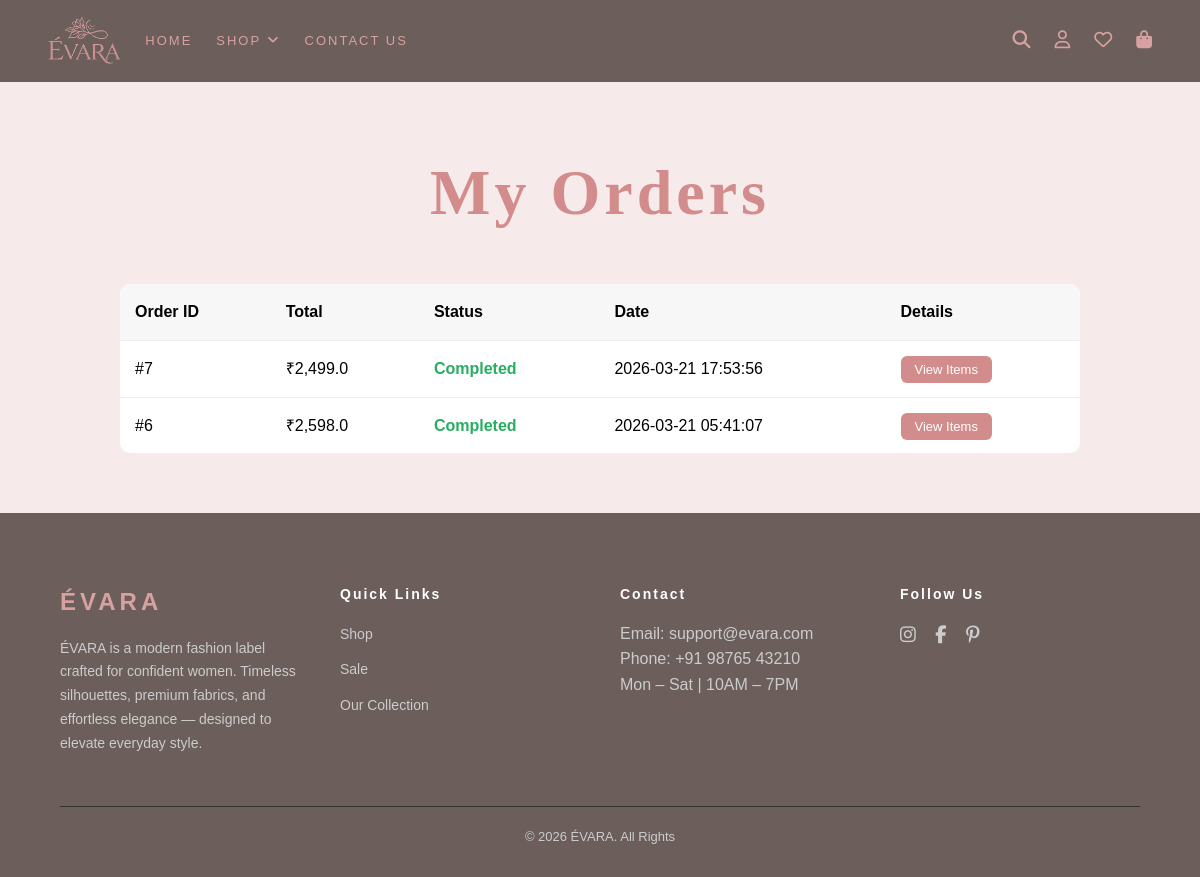
/orders (signed in), run on an earlier commit of the app's database.
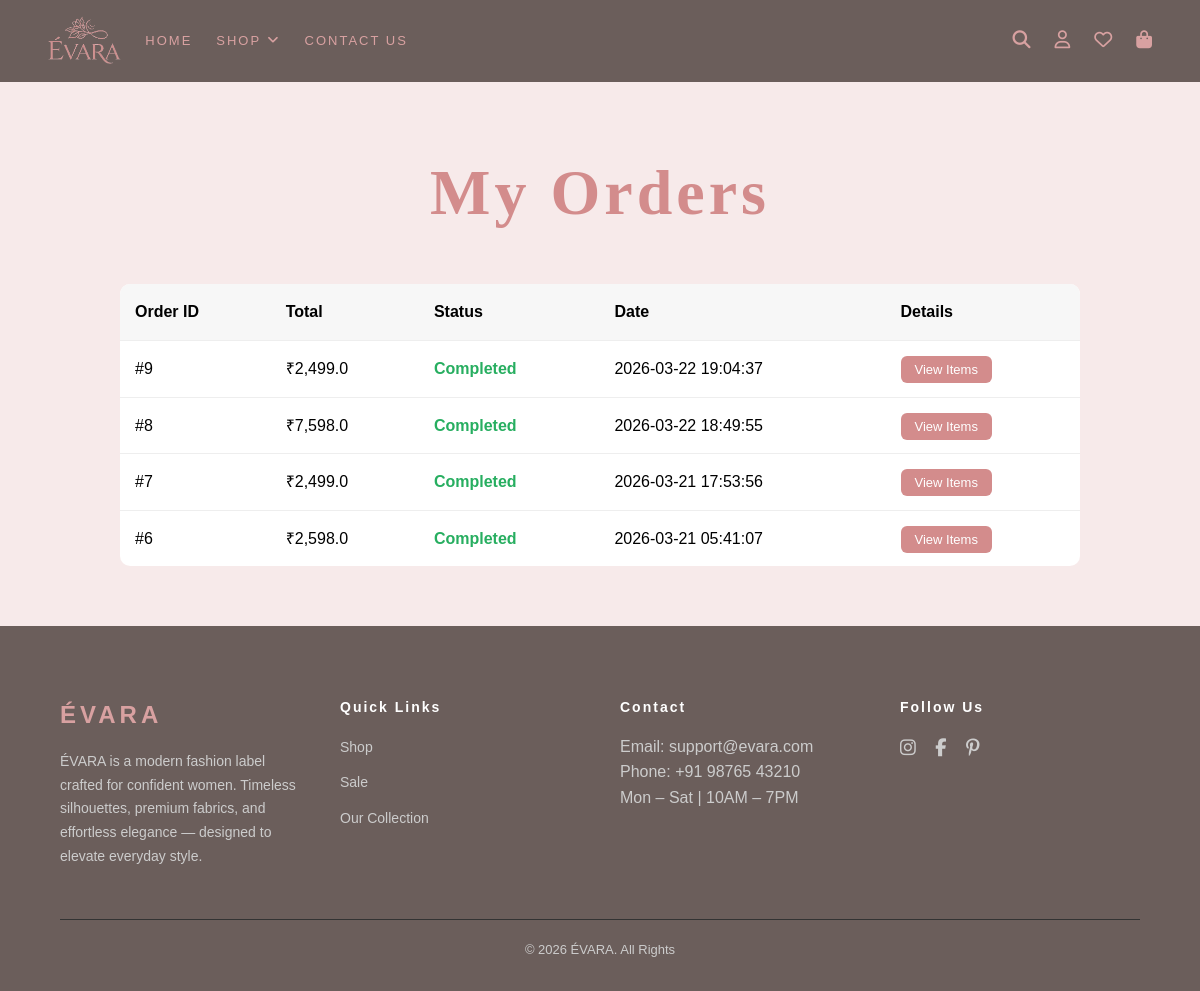
And on a later commit of the database.
### tables this page shows
CREATE TABLE orders (    id INTEGER PRIMARY KEY AUTOINCREMENT,    user_id INTEGER NOT NULL,    address_id INTEGER NOT NULL,    total_amount REAL NOT NULL,    created_at TIMESTAMP DEFAULT CURRENT_TIMESTAMP, status TEXT DEFAULT 'Completed',    FOREIGN KEY(user_id) REFERENCES "user"(id),    FOREIGN KEY(address_id) REFERENCES addresses(id));

### app.py (the view)
@app.route("/orders")
def orders():
    if "user_id" not in session:
        return redirect("/login")
    with get_db_connection() as conn:
        orders = conn.execute("SELECT * FROM orders WHERE user_id=? ORDER BY id DESC",(session["user_id"],)).fetchall()
    return render_template("orders.html", orders=orders)

### app.py (called while the page is built)
def get_db_connection():
    conn = sqlite3.connect("app.db")
    conn.row_factory = sqlite3.Row
    return conn

### helpers.py (called while the page is built)
def rs(value):
    return f"₹{value:,}"

### templates/orders.html (shortened to what this page needs)
{% extends "layout.html" %}
{% block content %}
<div class="orders-container">
<h1 class="orders-title">My Orders</h1>
{% if orders %}
<table class="orders-table">
<thead>
    <tr>
        <th>Order ID</th>
        <th>Total</th>
        <th>Status</th>
        <th>Date</th>
        <th>Details</th>
    </tr>
</thead>
<tbody>
{% for order in orders %}
    <tr>
        <td data-label="Order ID">#{{ order['id'] }}</td>
        <td data-label="Total">{{ rs(order['total_amount']) }}</td>
        <td data-label="Status" class="status">{{ order['status'] }}</td>
        <td data-label="Date">{{ order['created_at'] }}</td>
        <td data-label="Details">
            <a href="{{ url_for('order_detail', order_id=order['id']) }}" class="view-order-btn">
                View Items
            </a>
        </td>
    </tr>
{% endfor %}
</tbody>
</table>
{% else %}
<div class="no-orders">
    <p>You have not placed any orders yet.</p>
    <a href="{{ url_for('shop') }}">Start Shopping</a>
</div>
{% endif %}
</div>
{% endblock %}

### templates/layout.html (shortened to what this page needs)
<!DOCTYPE html>
<html lang="en">
    <head>
        <link rel="stylesheet" href="https://cdnjs.cloudflare.com/ajax/libs/font-awesome/6.5.0/css/all.min.css">
        <link rel="stylesheet" href="{{ url_for('static', filename='style.css') }}">
    </head>
    <body>
        <header class="header">
            <nav class="header-nav">
                <div class="nav-left">
                    <div class="header-logo">
                        <img src="{{ url_for('static', filename='images/logo.png') }}">
                    </div>
                </div>
                <div class="header-links" id="headerLinks">
                    <a href="{{ url_for('home') }}">HOME</a>
                    <div class="nav-dropdown">
                        <a href="{{ url_for('shop') }}" class="nav-link">SHOP <i class="fa-solid fa-angle-down"></i></a>
                    </div>
                    <a href="#footer">CONTACT US</a>
                </div>
                <div class="header-icons">
                    <label class="header-search-icon">
                        <i class="fa-solid fa-magnifying-glass header-search-icon"></i>
                    </label>
                    <a href="{{ url_for('dashboard') }}"><i class="fa-regular fa-user" id="userIcon"></i></a>
                    <a href="{{ url_for('wishlist') }}"><i class="fa-regular fa-heart" id="wishlistIcon"></i></a>
                    <a href="{{ url_for('cart') }}"><i class="fa-solid fa-bag-shopping" id="cartIcon"></i></a>
                </div>
            </nav>
        </header>
        <main>
            {% block content %}
            {% endblock %}
        </main>
        <footer id="footer">
            <div class="footer-container">
                <div class="footer-col">
                    <h2 class="footer-logo">ÉVARA</h2>
                    <p class="footer-about">
                        ÉVARA is a modern fashion label crafted for confident women.
                        Timeless silhouettes, premium fabrics, and effortless elegance —
                        designed to elevate everyday style.
                    </p>
                </div>
                <div class="footer-col">
                    <h4>Quick Links</h4>
                    <ul>
                        <li><a href="{{ url_for('shop') }}">Shop</a></li>
                        <li><a href="#sale">Sale</a></li>
                        <li><a href="#collection">Our Collection</a></li>
                    </ul>
                </div>
                <div class="footer-col">
                    <h4>Contact</h4>
                    <p>Email: support@evara.com</p>
                    <p>Phone: +91 98765 43210</p>
                    <p>Mon – Sat | 10AM – 7PM</p>
                    </div>
                    <div class="footer-col">
                    <h4>Follow Us</h4>
                    <div class="footer-socials">
                        <a href="#"><i class="fa-brands fa-instagram"></i></a>
                        <a href="#"><i class="fa-brands fa-facebook-f"></i></a>
                        <a href="#"><i class="fa-brands fa-pinterest-p"></i></a>
                    </div>
                </div>
            </div>
            <div class="footer-bottom">
                <p>© 2026 ÉVARA. All Rights</p>
            </div>
        </footer>
    </body>
</html>

### static/style.css (style rules this page uses)
* { margin: 0; padding: 0; box-sizing: border-box; }
body { background-color: #f7eaea; font-family: Arial, sans-serif; line-height: 1.6; width: 100%; overflow-x: hidden; }
main { position: relative; z-index: 1; }
.header { background: #6b5e5b; padding: 1rem 0; top: 0; z-index: 100; width: 100%; position: sticky; }
.header-nav { display: flex; justify-content: space-between; align-items: center; padding: 0 4rem; width: 100%; margin: 0 auto; gap: 2rem; position: relative; }
.nav-left { display: flex; align-items: center; gap: 1.5rem; z-index: 10003; position: relative; }
.header-logo { height: 50px; width: auto; }
.header-logo img { cursor: pointer; width: auto; height: 100%; object-fit: contain; transition: all 0.3s ease; }
.header-links { flex: 1; display: flex; justify-content: flex-start; align-items: center; top:70px; z-index: 9999; gap: 2rem; }
.header-links a { color: #d8a1a1; text-decoration: none; transition: all 0.3s ease; font-size: 14px; letter-spacing: 2px; white-space: nowrap; }
.nav-dropdown { position: relative; }
.nav-link { color: #d8a1a1; text-decoration: none; letter-spacing: 2px; display: flex; align-items: center; gap: 6px; cursor: pointer; }
.header-icons { display: flex; justify-content: flex-end; align-items: center; gap: 1.5rem; position: relative; z-index: 1; }
.header-icons i { color: #d8a1a1; text-decoration: none; cursor: pointer; transition: all 0.3s ease; font-size: 18px; }
.header-search-icon { color: #d8a1a1; transition: all 0.3s ease; cursor: pointer; }
#footer { background: #6b5e5b; color: #ccc; padding: 70px 60px 30px; }
.footer-container { display: grid; grid-template-columns: repeat(auto-fit, minmax(220px, 1fr)); gap: 40px; }
.footer-logo { color: #d8a1a1; letter-spacing: 4px; margin-bottom: 15px; }
.footer-about { font-size: 14px; line-height: 1.7; }
.footer-col h4 { color: #fff; margin-bottom: 15px; letter-spacing: 2px; font-size: 14px; }
.footer-col ul { list-style: none; padding: 0; }
.footer-col ul li { margin-bottom: 10px; }
.footer-col ul li a { color: #ccc; text-decoration: none; font-size: 14px; transition: color 0.3s ease; }
.footer-socials a { color: #ccc; font-size: 18px; margin-right: 15px; transition: color 0.3s ease; }
.footer-bottom { text-align: center; margin-top: 50px; padding-top: 20px; border-top: 1px solid #333; font-size: 13px; }
h1 { font-size: clamp(2rem, 6vw, 4rem); color: #d8a1a1; font-family: "AmstelvarAlpha", serif; letter-spacing: 0.25rem; transition: transform 0.1s ease-out; text-align: center; margin-bottom: 2rem; }
.orders-container { max-width:1000px; margin:auto; padding:60px 20px; }
.orders-title { text-align:center; margin-bottom:40px; color:#d38c8c; }
.orders-table { width:100%; border-collapse:collapse; background:white; border-radius:10px; overflow:hidden; }
.orders-table th { background:#f7f7f7; padding:15px; text-align:left; }
.orders-table td { padding:15px; border-top:1px solid #eee; }
.status { color:#27ae60; font-weight:600; }
.view-order-btn { background:#d38c8c; color:white; padding:6px 14px; border-radius:6px; text-decoration:none; font-size:13px; transition:0.3s; }
@media screen and (min-width: 1025px) and (max-width: 1200px) { .header-nav { padding: 0 3rem; gap: 1.5rem; } }
@media screen and (min-width: 1025px) and (max-width: 1200px) { .header-links { gap: 1.5rem; } }
@media screen and (min-width: 1025px) and (max-width: 1200px) { .header-links a { font-size: 13px; } }

What changed in the data, as far as the page shows it:
added orders: id "9", total_amount "₹2,499.0", status "Completed", created_at "2026-03-22 19:04:37"
added orders: id "8", total_amount "₹7,598.0", status "Completed", created_at "2026-03-22 18:49:55"
